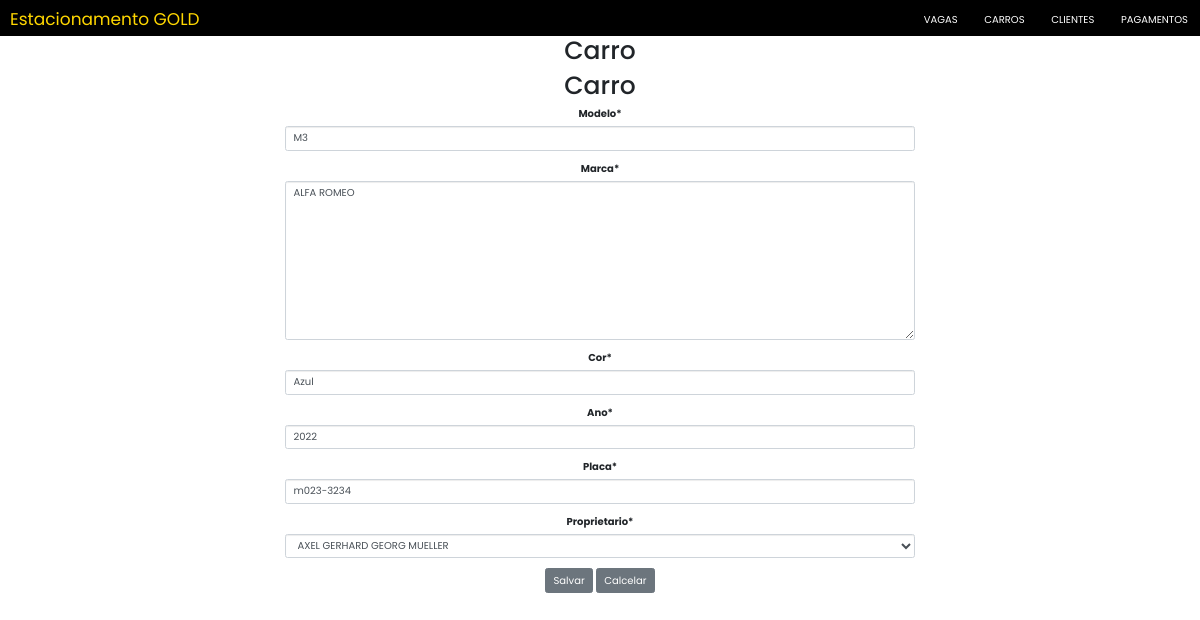
/carros/update/1/, run on the app's committed database.
### mainCarros/models.py (models this page shows, shortened)
class Carro(models.Model):
    modelo = models.CharField(max_length=20)
    marca = EnumChoiceField(EnumMarcas)
    cor = models.CharField(max_length=20)
    ano = models.IntegerField()
    placa = models.CharField(max_length=15, unique=True)
    proprietario = models.ForeignKey(Cliente, on_delete=models.CASCADE)
    dataHoraCadastro = models.DateTimeField(
        auto_now_add=True, editable=False, verbose_name="Data e Hora Cadastro")
    dataHoraAlteracao = models.DateTimeField(
        auto_now=True, editable=False, verbose_name="Data e Hora Alteração")
    ocupandoVaga = models.BooleanField(default=False, editable=False)

### mainCarros/views.py (the view)
# urls.py: path("update/<int:pk>/", views.CarroUpdate.as_view(), name="update"),
class CarroUpdate(UpdateView):
    model = Carro
    fields = '__all__'
    success_url = reverse_lazy('mainCarros:list')

### mainClientes/models.py (called while the page is built)
    def __str__(self) -> str:
        return self.nome

### mainCarros/templates/mainCarros/carro_form.html (shortened to what this page needs)
{% extends 'Estacionamento/base.html' %}
{% load static %}
{% load crispy_forms_tags %}
{% block titleBody %}Carro{% endblock %}
{% block content %}
<div style="text-align:center; margin-left: 25%; margin-right: 25%">
    <h1> Carro </h1>
    <form class="form-horizontal" method="post" action".">
        {{form|crispy}}
        <input type="submit" class="btn btn-secondary" value="Salvar">
        <input type="reset" class="btn btn-secondary" value="Calcelar" onclick="location.href = '{% url 'mainCarros:list' %}'">
    </form>
</div>
{% endblock %}

### Estacionamento/static/index.css (style rules this page uses)
body { font-family: "Poppins", sans-serif; }

### data on the page
Carro: modelo "M3", marca "ALFA ROMEO", cor "Azul", ano "2022", placa "m023-3234", proprietario "AXEL GERHARD GEORG MUELLER"
